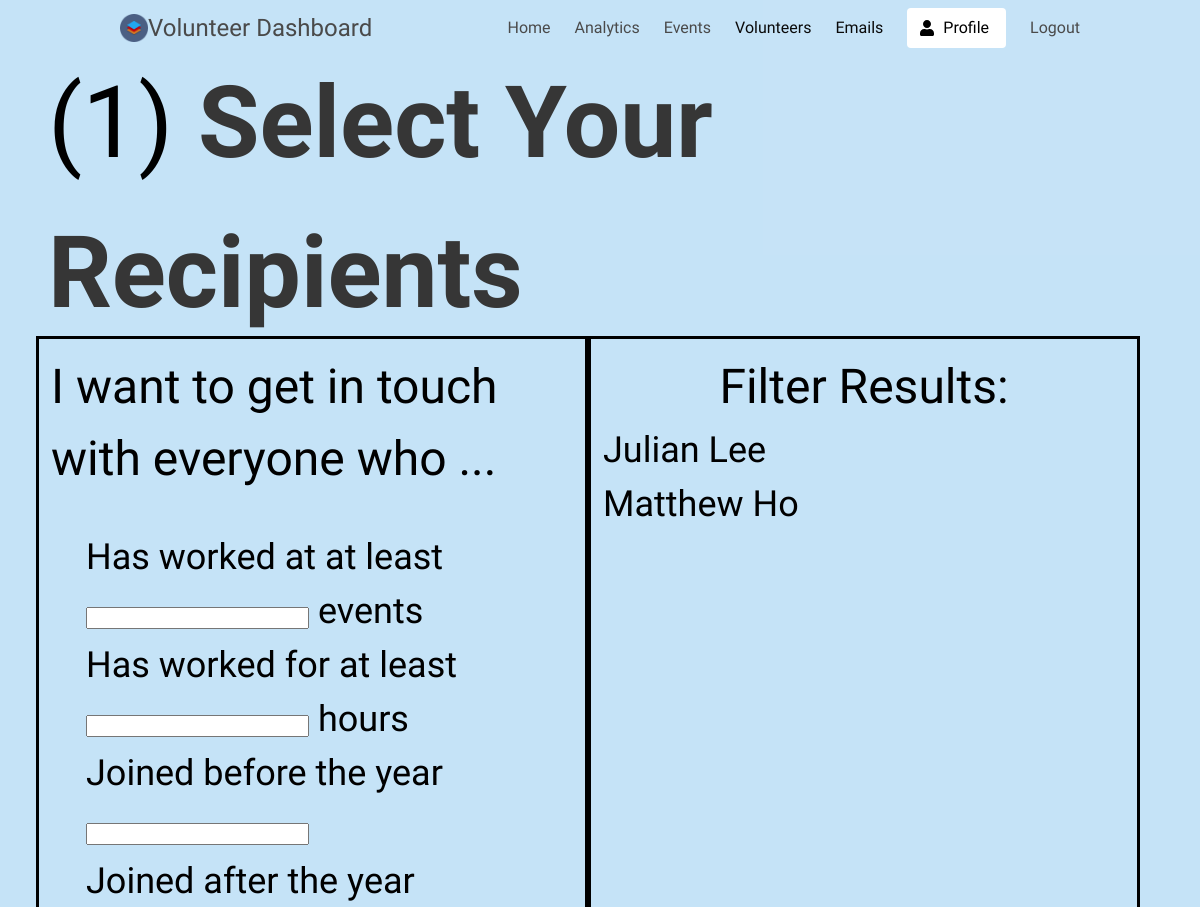
Before: /emails/search/ (signed in, upper part) with the older database file.
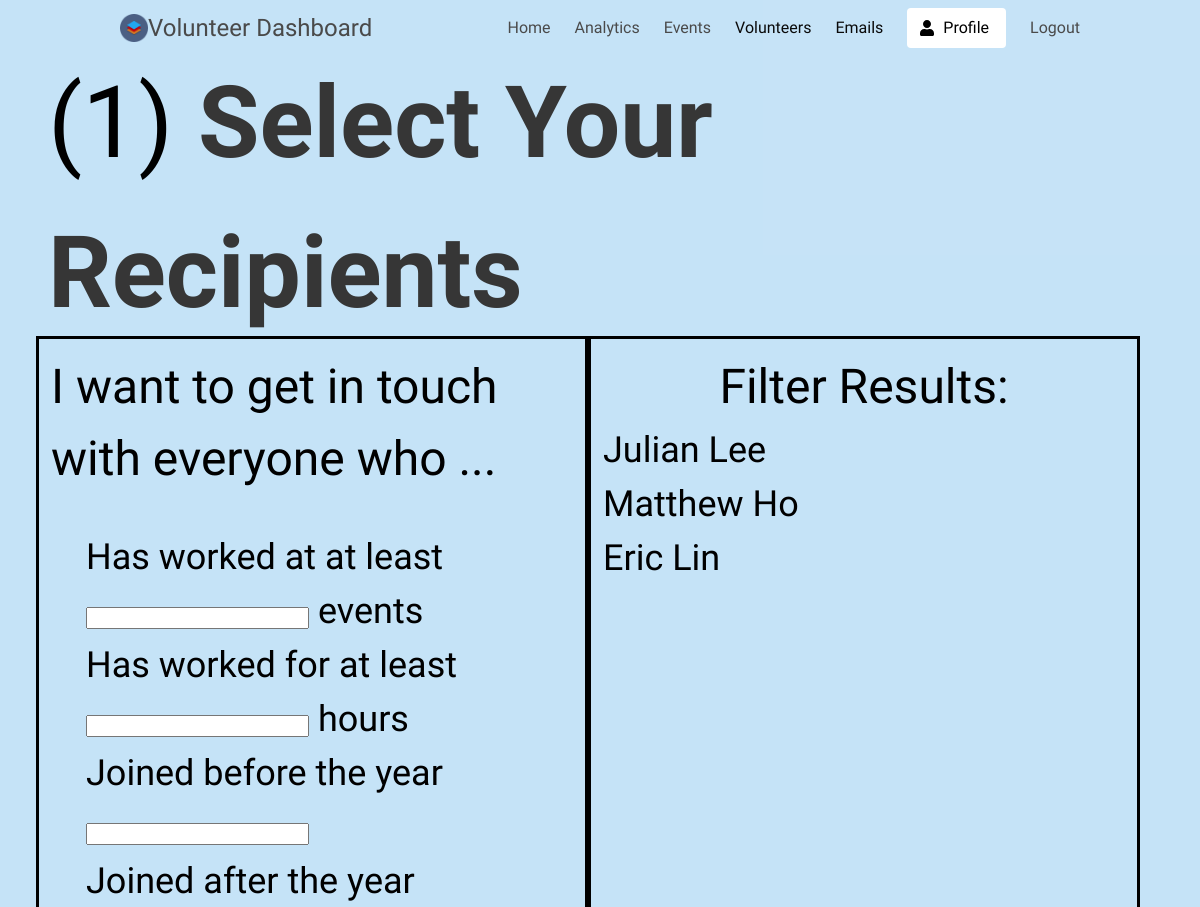
After: the same page with the newer database file.
### volunteers/models.py (models this page shows, shortened)
class Volunteer(models.Model):		# To store volunteers
	name = models.CharField(max_length=256)
	address = models.CharField(max_length=256)
	birthday = models.DateTimeField(default=timezone.now)	# default is today
	gender = models.CharField(max_length=16)
	email = models.EmailField()
	date_joined = models.DateTimeField(default=timezone.now)  # keeps track of when they joined
	num_hours = models.IntegerField(default=0)
	num_events = models.IntegerField(default=0)

### emails/views.py (the view, shortened to what this page needs)
def search(request):
    user_list = Volunteer.objects.all()
    user_filter = VolunteerFilter(request.GET, queryset=user_list)
    if request.method == 'GET':
        return render(request, 'emails.html', {'filter': user_filter, 'form': EmailForm})

### templates/emails.html (shortened to what this page needs)
{% extends 'base.html' %}
{% block content %}
  {% if user.is_authenticated %}
    <section class="section">
        <h1>(1) <strong>Select Your Recipients</strong></h1>
        <div class = "columns">
          <div class = "column">
              <h2>I want to get in touch with everyone who ... </h2>
              <form method="get">
                  <p>Has worked at at least {{ filter.form.num_events }} events</p>
                  <p>Has worked for at least {{ filter.form.num_hours }} hours</p>
                  <p>Joined before the year {{ filter.form.year_joined__lte }}</p>
                  <p>Joined after the year {{ filter.form.year_joined__gte }}</p>
                </form>
          </div>
          <div class = "column">
            <h2 style = 'text-align: center;'>Filter Results:</h2>
              {% for user in filter.qs %}
                <p>{{ user.name }}</p>
              {% endfor %}
          </div>
        </div>
      </div>
	{% endif %}
{% endblock %}

Changed rows visible on the page:
added Volunteer: name "Eric Lin"
